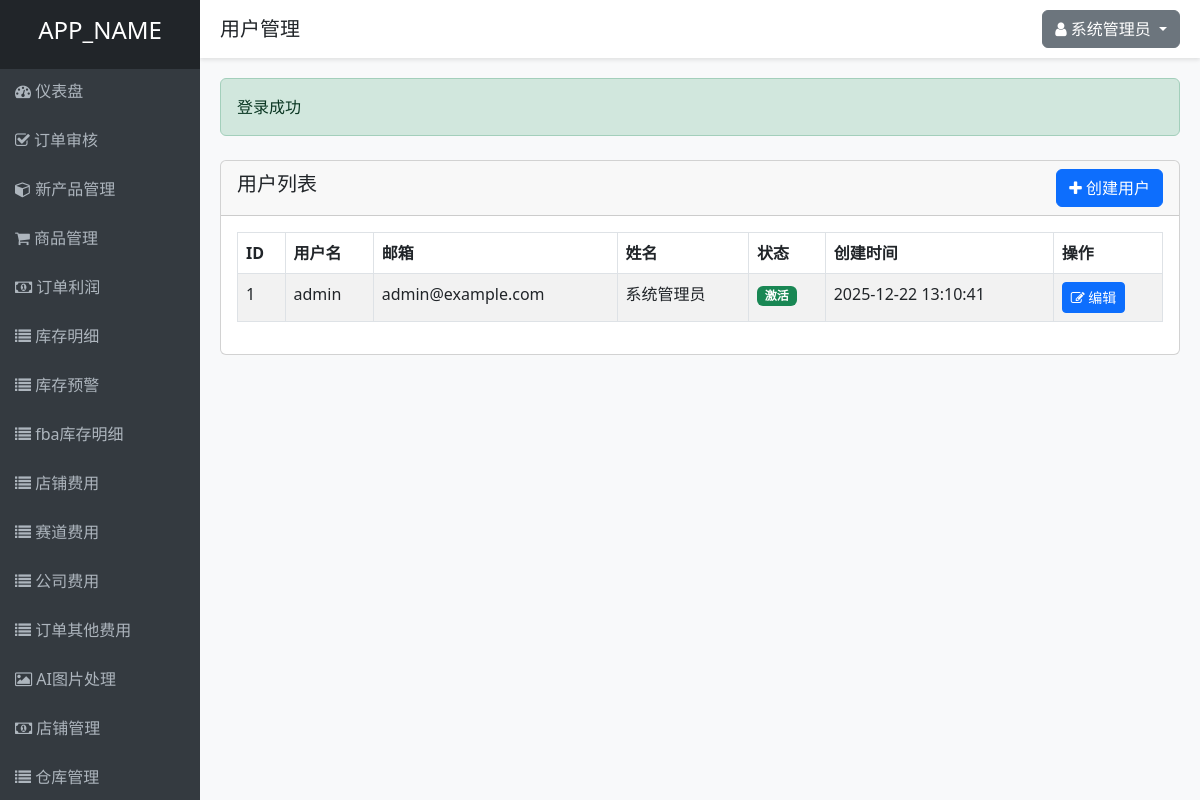
/users.php (signed in), run on the app's committed database.
### tables this page shows
CREATE TABLE IF NOT EXISTS users (
    id INT AUTO_INCREMENT PRIMARY KEY,
    username VARCHAR(50) NOT NULL UNIQUE,
    email VARCHAR(100) NOT NULL UNIQUE,
    password VARCHAR(255) NOT NULL,
    full_name VARCHAR(100) NOT NULL,
    status ENUM('active', 'inactive') DEFAULT 'active',
    created_at TIMESTAMP DEFAULT CURRENT_TIMESTAMP,
    updated_at TIMESTAMP DEFAULT CURRENT_TIMESTAMP ON UPDATE CURRENT_TIMESTAMP
);

### controllers/UserController.php (called while the page is built, shortened)
<?php
require_once ADMIN_PANEL_DIR . '/models/User.php';
require_once ADMIN_PANEL_DIR . '/helpers/functions.php';
class UserController {
    private $userModel;
    public function __construct() {
        $this->userModel = new User();
    }
    public function index() {
        $users = $this->userModel->getAll();
        include VIEWS_DIR . '/layouts/header.php';
        include VIEWS_DIR . '/users/index.php';
        include VIEWS_DIR . '/layouts/footer.php';
    }
}
?>

### helpers/functions.php (called while the page is built, shortened)
<?php
function isLoggedIn() {
    return isset($_SESSION['user_id']);
}
function getCurrentUserId() {
    return $_SESSION['user_id'] ?? null;
}
function hasPermission($permissionSlug) {
    require_once ADMIN_PANEL_DIR . '/models/Permission.php';
    $permissionModel = new Permission();
    return $permissionModel->checkUserPermission(getCurrentUserId(), $permissionSlug);
}
?>

### includes/database.php (called while the page is built, shortened)
<?php
class Database {
    private static $instance = null;
    private $conn;
    private function __construct() {
        try {
            $this->conn = new PDO(
                "mysql:host=" . DB_HOST . ";dbname=" . DB_NAME . ";charset=utf8",
                DB_USER,
                DB_PASS,
                [
                    PDO::ATTR_ERRMODE => PDO::ERRMODE_EXCEPTION,
                    PDO::ATTR_DEFAULT_FETCH_MODE => PDO::FETCH_ASSOC,
                    PDO::ATTR_EMULATE_PREPARES => false
                ]
            );
        } catch(PDOException $e) {
            die("数据库连接失败: " . $e->getMessage());
        }
    }
    public static function getInstance() {
        if(self::$instance === null) {
            self::$instance = new Database();
        }
        return self::$instance;
    }
    public function query($sql, $params = []) {
        $stmt = $this->conn->prepare($sql);
        $stmt->execute($params);
        return $stmt;
    }
}
?>

### models/Permission.php (called while the page is built, shortened)
<?php
require_once ADMIN_PANEL_DIR . '/includes/database.php';
class Permission {
    private $db;
    public function __construct() {
        $this->db = Database::getInstance();
    }
    public function checkUserPermission($userId, $permissionSlug) {
        $sql = "SELECT COUNT(*) as count FROM permissions p
                JOIN role_permissions rp ON p.id = rp.permission_id
                JOIN user_roles ur ON rp.role_id = ur.role_id
                WHERE ur.user_id = ? AND p.slug = ?";
        $stmt = $this->db->query($sql, [$userId, $permissionSlug]);
        $result = $stmt->fetch();
        return $result['count'] > 0;
    }
}
?>

### models/User.php (called while the page is built, shortened)
<?php
require_once ADMIN_PANEL_DIR . '/includes/database.php';
class User {
    private $db;
    public function __construct() {
        $this->db = Database::getInstance();
    }
    public function getAll() {
        $sql = "SELECT * FROM users ORDER BY id DESC";
        $stmt = $this->db->query($sql);
        return $stmt->fetchAll();
    }
}
?>

### views/users/index.php (the view, shortened to what this page needs)
<div class="row mt-4">
    <div class="col-md-12">
        <div class="card">
            <div class="card-header d-flex justify-content-between align-items-center">
                <h5>用户列表</h5>
                <?php if (hasPermission('users.create')): ?>
                    <a href="<?php echo ADMIN_PANEL_URL; ?>/users.php?action=create" class="btn btn-primary">
                        <i class="fa fa-plus"></i> 创建用户
                    </a>
                <?php endif; ?>
            </div>
            <div class="card-body">
                <table class="table table-bordered table-striped">
                    <thead>
                        <tr>
                            <th>ID</th>
                            <th>用户名</th>
                            <th>邮箱</th>
                            <th>姓名</th>
                            <th>状态</th>
                            <th>创建时间</th>
                            <th>操作</th>
                        </tr>
                    </thead>
                    <tbody>
                        <?php foreach ($users as $user): ?>
                            <tr>
                                <td><?php echo $user['id']; ?></td>
                                <td><?php echo $user['username']; ?></td>
                                <td><?php echo $user['email']; ?></td>
                                <td><?php echo $user['full_name']; ?></td>
                                <td>
                                    <span class="badge bg-<?php echo $user['status'] == 'active' ? 'success' : 'danger'; ?>">
                                        <?php echo $user['status'] == 'active' ? '激活' : '停用'; ?>
                                    </span>
                                </td>
                                <td><?php echo $user['created_at']; ?></td>
                                <td>
                                    <?php if (hasPermission('users.edit')): ?>
                                        <a href="<?php echo ADMIN_PANEL_URL; ?>/users.php?action=edit&id=<?php echo $user['id']; ?>" class="btn btn-sm btn-primary">
                                            <i class="fa fa-edit"></i> 编辑
                                        </a>
                                    <?php endif; ?>
                                </td>
                            </tr>
                        <?php endforeach; ?>
                    </tbody>
                </table>
            </div>
        </div>
    </div>
</div>

### views/layouts/header.php (style rules this page uses)
body { background-color: #f8f9fa; }

### data on the page
users: id "1", username "admin", email "admin@example.com", full_name "系统管理员", status "激活", created_at "2025-12-22 13:10:41"

### other printed values
APP_NAME "APP_NAME"
$title "用户管理"
$_SESSION['full_name'] "系统管理员"
$success "登录成功"
